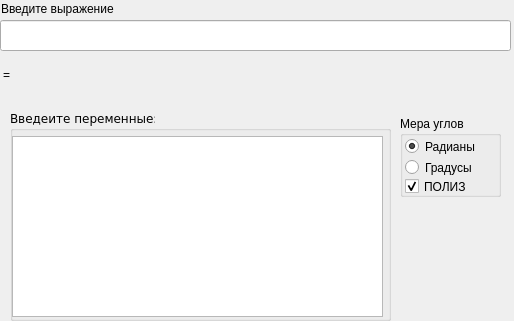
<?xml version="1.0" encoding="UTF-8"?>
<ui version="4.0">
 <class>MainWindow</class>
 <widget class="QMainWindow" name="MainWindow">
  <property name="windowModality">
   <enum>Qt::NonModal</enum>
  </property>
  <property name="geometry">
   <rect>
    <x>0</x>
    <y>0</y>
    <width>514</width>
    <height>321</height>
   </rect>
  </property>
  <property name="windowTitle">
   <string>Строковый калькултор</string>
  </property>
  <property name="windowIcon">
   <iconset>
    <normaloff>../Загрузки/calculator.png</normaloff>../Загрузки/calculator.png</iconset>
  </property>
  <property name="toolButtonStyle">
   <enum>Qt::ToolButtonTextOnly</enum>
  </property>
  <widget class="QWidget" name="centralWidget">
   <widget class="QLineEdit" name="Input">
    <property name="geometry">
     <rect>
      <x>0</x>
      <y>20</y>
      <width>511</width>
      <height>31</height>
     </rect>
    </property>
    <property name="maximumSize">
     <size>
      <width>511</width>
      <height>16777215</height>
     </size>
    </property>
    <property name="font">
     <font>
      <family>DejaVu Sans Condensed</family>
     </font>
    </property>
    <property name="focusPolicy">
     <enum>Qt::WheelFocus</enum>
    </property>
    <property name="styleSheet">
     <string notr="true"/>
    </property>
    <property name="text">
     <string/>
    </property>
    <property name="placeholderText">
     <string/>
    </property>
   </widget>
   <widget class="QLabel" name="label_2">
    <property name="geometry">
     <rect>
      <x>1</x>
      <y>0</y>
      <width>511</width>
      <height>18</height>
     </rect>
    </property>
    <property name="text">
     <string>Введите выражение</string>
    </property>
   </widget>
   <widget class="QGroupBox" name="AngleBox">
    <property name="geometry">
     <rect>
      <x>400</x>
      <y>116</y>
      <width>101</width>
      <height>81</height>
     </rect>
    </property>
    <property name="title">
     <string>Мера углов</string>
    </property>
    <widget class="QRadioButton" name="Grad_box">
     <property name="geometry">
      <rect>
       <x>5</x>
       <y>40</y>
       <width>101</width>
       <height>23</height>
      </rect>
     </property>
     <property name="focusPolicy">
      <enum>Qt::NoFocus</enum>
     </property>
     <property name="text">
      <string>Градусы</string>
     </property>
    </widget>
    <widget class="QRadioButton" name="Radian_box">
     <property name="geometry">
      <rect>
       <x>5</x>
       <y>20</y>
       <width>101</width>
       <height>21</height>
      </rect>
     </property>
     <property name="focusPolicy">
      <enum>Qt::NoFocus</enum>
     </property>
     <property name="text">
      <string>Радианы</string>
     </property>
     <property name="checked">
      <bool>true</bool>
     </property>
    </widget>
    <widget class="QCheckBox" name="POLIZ_box">
     <property name="geometry">
      <rect>
       <x>5</x>
       <y>60</y>
       <width>91</width>
       <height>21</height>
      </rect>
     </property>
     <property name="focusPolicy">
      <enum>Qt::NoFocus</enum>
     </property>
     <property name="text">
      <string>ПОЛИЗ</string>
     </property>
     <property name="checked">
      <bool>true</bool>
     </property>
    </widget>
   </widget>
   <widget class="QLabel" name="Answer">
    <property name="geometry">
     <rect>
      <x>30</x>
      <y>60</y>
      <width>481</width>
      <height>31</height>
     </rect>
    </property>
    <property name="text">
     <string/>
    </property>
   </widget>
   <widget class="QLabel" name="label_3">
    <property name="geometry">
     <rect>
      <x>3</x>
      <y>66</y>
      <width>21</width>
      <height>18</height>
     </rect>
    </property>
    <property name="text">
     <string>=</string>
    </property>
   </widget>
   <widget class="QGroupBox" name="ValuesForm">
    <property name="geometry">
     <rect>
      <x>10</x>
      <y>110</y>
      <width>381</width>
      <height>211</height>
     </rect>
    </property>
    <property name="font">
     <font>
      <family>Bitstream Vera Sans</family>
      <weight>50</weight>
      <bold>false</bold>
      <underline>false</underline>
      <strikeout>false</strikeout>
      <stylestrategy>PreferDefault</stylestrategy>
      <kerning>true</kerning>
     </font>
    </property>
    <property name="title">
     <string>Введеите переменные:</string>
    </property>
    <widget class="QTableWidget" name="InputTable">
     <property name="geometry">
      <rect>
       <x>2</x>
       <y>26</y>
       <width>371</width>
       <height>181</height>
      </rect>
     </property>
    </widget>
   </widget>
   <widget class="QLabel" name="POLIZ">
    <property name="enabled">
     <bool>true</bool>
    </property>
    <property name="geometry">
     <rect>
      <x>7</x>
      <y>87</y>
      <width>501</width>
      <height>17</height>
     </rect>
    </property>
    <property name="text">
     <string/>
    </property>
   </widget>
  </widget>
 </widget>
 <layoutdefault spacing="6" margin="11"/>
 <resources/>
 <connections/>
</ui>
